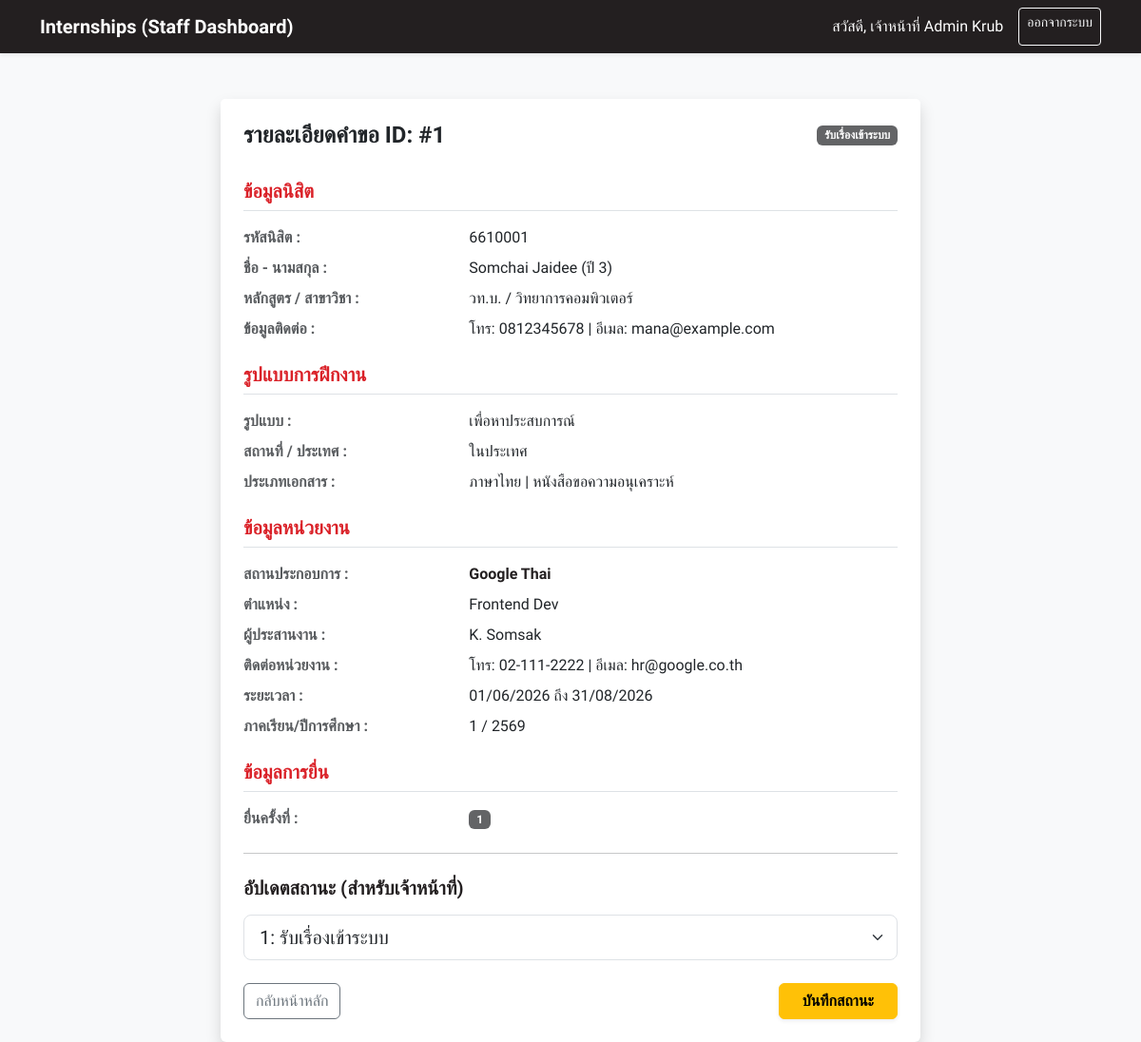
/staff_view.php?id=1 (signed in), run on the app's committed database.
### tables this page shows
CREATE TABLE `internship_requests` (
  `id` int(11) NOT NULL AUTO_INCREMENT,
  `student_id` int(11) NOT NULL,
  `program_type` varchar(50) NOT NULL,
  `major` varchar(100) NOT NULL,
  `student_phone` varchar(20) NOT NULL,
  `student_email` varchar(100) NOT NULL,
  `internship_type` enum('course','experience') NOT NULL,
  `course_code` varchar(20) DEFAULT NULL,
  `course_name` varchar(100) DEFAULT NULL,
  `location_type` enum('domestic','international') NOT NULL,
  `country` varchar(100) DEFAULT NULL,
  `doc_language` enum('thai','english') NOT NULL,
  `doc_type` enum('consideration','consideration_and_referral') NOT NULL,
  `company_name` varchar(255) NOT NULL,
  `position` varchar(255) NOT NULL,
  `coordinator_name` varchar(100) NOT NULL,
  `agency_phone` varchar(20) NOT NULL,
  `agency_email` varchar(100) NOT NULL,
  `start_date` date NOT NULL,
  `end_date` date NOT NULL,
  `semester` varchar(10) NOT NULL,
  `academic_year` varchar(10) NOT NULL,
  `attempt_number` int(11) NOT NULL DEFAULT 1,
  `previous_agency` varchar(255) DEFAULT NULL,
  `reason_for_change` text DEFAULT NULL,
  `status` int(11) NOT NULL DEFAULT 1 COMMENT '1: Received, 2: Advisor Approved, 3: Letter Issued, 4: Finished, 9: Canceled',
  `created_at` timestamp NOT NULL DEFAULT CURRENT_TIMESTAMP,
  PRIMARY KEY (`id`),
  FOREIGN KEY (`student_id`) REFERENCES `users`(`id`) ON DELETE CASCADE
);

CREATE TABLE `users` (
  `id` int(11) NOT NULL AUTO_INCREMENT,
  `username` varchar(50) NOT NULL UNIQUE,
  `password` varchar(255) NOT NULL,
  `role` enum('student','staff','teacher') NOT NULL,
  `first_name` varchar(100) NOT NULL,
  `last_name` varchar(100) NOT NULL,
  `title` varchar(50) DEFAULT NULL,
  `year_level` int(11) DEFAULT NULL,
  `profile_image` varchar(255) DEFAULT NULL,
  `education` text DEFAULT NULL,
  PRIMARY KEY (`id`)
);

### staff_view.php (the view, shortened to what this page needs)
<?php
include 'config.php';
$request_id = intval($_GET['id']);
$sql = "SELECT ir.*, u.first_name, u.last_name, u.username as student_id_code, u.year_level
        FROM internship_requests ir
        JOIN users u ON ir.student_id = u.id
        WHERE ir.id = $request_id";
$result = $conn->query($sql);
$row = $result->fetch_assoc();
?>
<!DOCTYPE html>
<html lang="th">
<head>
    <link href="https://cdn.jsdelivr.net/npm/bootstrap@5.3.0/dist/css/bootstrap.min.css" rel="stylesheet">
    <link rel="stylesheet" href="swu-theme.css">
</head>
<body>
<nav class="navbar navbar-expand-lg navbar-dark bg-dark shadow-sm">
  <div class="container">
    <a class="navbar-brand fw-bold" href="staff_dashboard.php">Internships (Staff Dashboard)</a>
    <div class="d-flex">
        <span class="navbar-text text-white me-3">สวัสดี, เจ้าหน้าที่ <?= $_SESSION['name'] ?></span>
        <a href="logout.php" class="btn btn-outline-light btn-sm">ออกจากระบบ</a>
    </div>
  </div>
</nav>
<div class="container mt-5">
    <div class="row justify-content-center">
        <div class="col-md-8">
            <div class="card shadow border-0">
                <div class="card-header bg-white pb-0 border-0 pt-4 px-4 d-flex justify-content-between align-items-center">
                    <h4 class="fw-bold mb-0">รายละเอียดคำขอ ID: #<?= $row['id'] ?></h4>
                    <?= getStatusLabel($row['status']) ?>
                </div>
                <div class="card-body p-4">
                    <h5 class="text-primary fw-bold mb-3 mt-2 border-bottom pb-2">ข้อมูลนิสิต</h5>
                    <div class="row mb-2">
                        <div class="col-md-4 text-muted fw-bold">รหัสนิสิต :</div>
                        <div class="col-md-8"><?= htmlspecialchars($row['student_id_code'] ?? '') ?></div>
                    </div>
                    <div class="row mb-2">
                        <div class="col-md-4 text-muted fw-bold">ชื่อ - นามสกุล :</div>
                        <div class="col-md-8"><?= htmlspecialchars(($row['first_name'] ?? '') . ' ' . ($row['last_name'] ?? '')) ?> (ปี <?= htmlspecialchars($row['year_level'] ?? '') ?>)</div>
                    </div>
                    <div class="row mb-2">
                        <div class="col-md-4 text-muted fw-bold">หลักสูตร / สาขาวิชา :</div>
                        <div class="col-md-8"><?= htmlspecialchars($row['program_type'] ?? '') ?> / <?= htmlspecialchars($row['major'] ?? '') ?></div>
                    </div>
                    <div class="row mb-2">
                        <div class="col-md-4 text-muted fw-bold">ข้อมูลติดต่อ :</div>
                        <div class="col-md-8">โทร: <?= htmlspecialchars($row['student_phone'] ?? '-') ?> | อีเมล: <?= htmlspecialchars($row['student_email'] ?? '-') ?></div>
                    </div>
                    <h5 class="text-primary fw-bold mb-3 mt-4 border-bottom pb-2">รูปแบบการฝึกงาน</h5>
                    <div class="row mb-2">
                        <div class="col-md-4 text-muted fw-bold">รูปแบบ :</div>
                        <div class="col-md-8"><?= ($row['internship_type'] ?? '') == 'course' ? 'ในรายวิชา' : 'เพื่อหาประสบการณ์' ?></div>
                    </div>
                    <div class="row mb-2">
                        <div class="col-md-4 text-muted fw-bold">สถานที่ / ประเทศ :</div>
                        <div class="col-md-8"><?= ($row['location_type'] ?? '') == 'domestic' ? 'ในประเทศ' : 'ต่างประเทศ' ?> </div>
                    </div>
                    <div class="row mb-2">
                        <div class="col-md-4 text-muted fw-bold">ประเภทเอกสาร :</div>
                        <div class="col-md-8">
                            <?= ($row['doc_language'] ?? '') == 'thai' ? 'ภาษาไทย' : 'ภาษาอังกฤษ' ?> |
                            <?= ($row['doc_type'] ?? '') == 'consideration' ? 'หนังสือขอความอนุเคราะห์' : 'หนังสือขอความอนุเคราะห์ + หนังสือส่งตัว' ?>
                        </div>
                    </div>
                    <h5 class="text-primary fw-bold mb-3 mt-4 border-bottom pb-2">ข้อมูลหน่วยงาน</h5>
                    <div class="row mb-2">
                        <div class="col-md-4 text-muted fw-bold">สถานประกอบการ :</div>
                        <div class="col-md-8 fw-bold text-dark"><?= htmlspecialchars($row['company_name'] ?? '') ?></div>
                    </div>
                    <div class="row mb-2">
                        <div class="col-md-4 text-muted fw-bold">ตำแหน่ง :</div>
                        <div class="col-md-8"><?= htmlspecialchars($row['position'] ?? '') ?></div>
                    </div>
                    <div class="row mb-2">
                        <div class="col-md-4 text-muted fw-bold">ผู้ประสานงาน :</div>
                        <div class="col-md-8"><?= htmlspecialchars($row['coordinator_name'] ?? '-') ?></div>
                    </div>
                    <div class="row mb-2">
                        <div class="col-md-4 text-muted fw-bold">ติดต่อหน่วยงาน :</div>
                        <div class="col-md-8">โทร: <?= htmlspecialchars($row['agency_phone'] ?? '-') ?> | อีเมล: <?= htmlspecialchars($row['agency_email'] ?? '-') ?></div>
                    </div>
                    <div class="row mb-2">
                        <div class="col-md-4 text-muted fw-bold">ระยะเวลา :</div>
                        <div class="col-md-8">
                            <?php if (!empty($row['start_date']) && !empty($row['end_date'])): ?>
                                <?= date('d/m/Y', strtotime($row['start_date'])) ?> ถึง <?= date('d/m/Y', strtotime($row['end_date'])) ?>
                            <?php else: ?>
                                -
                            <?php endif; ?>
                        </div>
                    </div>
                    <div class="row mb-2">
                        <div class="col-md-4 text-muted fw-bold">ภาคเรียน/ปีการศึกษา :</div>
                        <div class="col-md-8"><?= htmlspecialchars($row['semester'] ?? '') ?> / <?= htmlspecialchars($row['academic_year'] ?? '') ?></div>
                    </div>
                    <h5 class="text-primary fw-bold mb-3 mt-4 border-bottom pb-2">ข้อมูลการยื่น</h5>
                    <div class="row mb-2">
                        <div class="col-md-4 text-muted fw-bold">ยื่นครั้งที่ :</div>
                        <div class="col-md-8"><span class="badge bg-secondary"><?= htmlspecialchars($row['attempt_number'] ?? '1') ?></span></div>
                    </div>
                    <hr class="my-4">
                    <h5 class="fw-bold text-dark mb-3">อัปเดตสถานะ (สำหรับเจ้าหน้าที่)</h5>
                    <form method="POST" action="">
                        <div class="mb-3">
                            <select class="form-select form-select-lg" name="status" required>
                                <option value="1" <?= $row['status'] == 1 ? 'selected' : '' ?>>1: รับเรื่องเข้าระบบ</option>
                            </select>
                        </div>
                        <div class="d-flex justify-content-between mt-4">
                            <a href="staff_dashboard.php" class="btn btn-outline-secondary">กลับหน้าหลัก</a>
                            <button type="submit" class="btn btn-warning fw-bold px-4 shadow-sm">บันทึกสถานะ</button>
                        </div>
                    </form>
                </div>
            </div>
        </div>
    </div>
</div>
</body>
</html>

### swu-theme.css (style rules this page uses)
:root { --swu-red: #DA2128; --swu-red-hover: #b01820; --swu-grey: #636466; --swu-dark: #231F20; --bs-primary: #DA2128; --bs-primary-rgb: 218, 33, 40; --bs-secondary: #636466; --bs-secondary-rgb: 99, 100, 102; --bs-dark: #231F20; --bs-dark-rgb: 35, 31, 32; --bs-link-color: #DA2128; --bs-link-hover-color: #b01820; }
.text-primary { color: var(--swu-red) !important; }
.bg-secondary { background-color: var(--swu-grey) !important; }
.bg-dark { background-color: var(--swu-dark) !important; }

### staff_view.php (style rules this page uses)
body { font-family: 'Kanit', sans-serif; background-color: #f8f9fa; }

### data on the page
internship_requests: id "1", student.username "6610001", student.last_name "Somchai Jaidee", student.year_level "3", program_type "วท.บ.", major "วิทยาการคอมพิวเตอร์", student_phone "0812345678", student_email "mana@example.com", company_name "Google Thai", position "Frontend Dev", coordinator_name "K. Somsak", agency_phone "02-111-2222", agency_email "hr@google.co.th", start_date "01/06/2026", end_date "31/08/2026", semester "1", academic_year "2569", attempt_number "1", status "1: รับเรื่องเข้าระบบ"

### other printed values
$_SESSION['name'] "Admin Krub"
